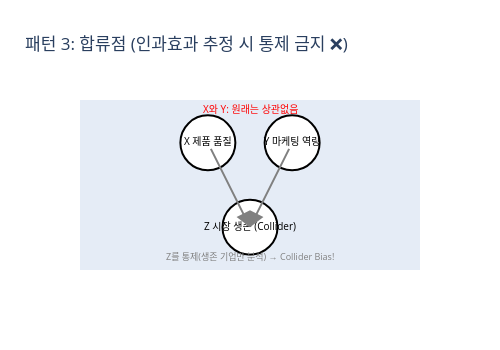

The code cell stored with this chart in its notebook:
### Code cell
# 패턴 3: 충돌변수 (Collider)
fig = draw_dag(
    nodes=[
        {'x': 1, 'y': 3, 'label': 'X\n제품 품질', 'color': 'black'},
        {'x': 3, 'y': 3, 'label': 'Y\n마케팅 역량', 'color': 'black'},
        {'x': 2, 'y': 1, 'label': 'Z\n시장 생존\n(Collider)', 'color': 'black'}
    ],
    edges=[(0, 2), (1, 2)],
    title='패턴 3: 합류점 (인과효과 추정 시 통제 금지 ❌)',
    annotations=[
        dict(x=2, y=3.8, text='X와 Y: 원래는 상관없음',
             showarrow=False, font=dict(size=10, color='red')),
        dict(x=2, y=0.3, text='Z를 통제(생존 기업만 분석) → Collider Bias!',
             showarrow=False, font=dict(size=9, color='gray'))
    ]
)
fig.show()

print("💡 합류점 (충돌변수): X → Z ← Y")
print("  - X와 Y는 원래 상관없음 (제품 품질과 마케팅 역량은 독립적)")
print("  - Z를 같은 조건으로 만들면(시장에 살아남은 기업만 분석) X-Y에 가짜 관계 발생")
print("  - 품질↑ → 살아남음, 마케팅↑ → 살아남음 (둘 중 하나만 있어도 생존 가능)")
print("  - 살아남은 기업 중 품질↑이면? → 마케팅 약해도 살아남은 것 → 마케팅↓처럼 보임")
print("  - 이것이 '생존자 편향(Survivorship Bias)' — Collider Bias의 대표적 사례")
print("  - 주의: 인과효과 추정 시 충돌변수를 통제하면 가짜 관계가 만들어짐!")

### Figure 1 — Plotly figure (JSON) as saved in the notebook; plotly's stock layout.template omitted (floating-point values rounded to 4 significant figures)
{"data": [{"marker": {"color": "white", "line": {"color": "black", "width": 2}, "size": 55}, "mode": "markers+text", "showlegend": false, "text": ["X\n제품 품질"], "textfont": {"color": "black", "size": 10}, "textposition": "middle center", "type": "scatter", "x": [1], "y": [3]}, {"marker": {"color": "white", "line": {"color": "black", "width": 2}, "size": 55}, "mode": "markers+text", "showlegend": false, "text": ["Y\n마케팅 역량"], "textfont": {"color": "black", "size": 10}, "textposition": "middle center", "type": "scatter", "x": [3], "y": [3]}, {"marker": {"color": "white", "line": {"color": "black", "width": 2}, "size": 55}, "mode": "markers+text", "showlegend": false, "text": ["Z\n시장 생존\n(Collider)"], "textfont": {"color": "black", "size": 10}, "textposition": "middle center", "type": "scatter", "x": [2], "y": [1]}], "layout": {"annotations": [{"arrowcolor": "gray", "arrowhead": 2, "arrowsize": 1.5, "arrowwidth": 2, "ax": 1, "axref": "x", "ay": 3, "ayref": "y", "showarrow": true, "x": 2, "xref": "x", "y": 1, "yref": "y"}, {"arrowcolor": "gray", "arrowhead": 2, "arrowsize": 1.5, "arrowwidth": 2, "ax": 3, "axref": "x", "ay": 3, "ayref": "y", "showarrow": true, "x": 2, "xref": "x", "y": 1, "yref": "y"}, {"font": {"color": "red", "size": 10}, "showarrow": false, "text": "X와 Y: 원래는 상관없음", "x": 2, "y": 3.8}, {"font": {"color": "gray", "size": 9}, "showarrow": false, "text": "Z를 통제(생존 기업만 분석) → Collider Bias!", "x": 2, "y": 0.3}], "height": 350, "title": {"text": "패턴 3: 합류점 (인과효과 추정 시 통제 금지 ❌)"}, "width": 500, "xaxis": {"showgrid": false, "showticklabels": false, "zeroline": false}, "yaxis": {"scaleanchor": "x", "showgrid": false, "showticklabels": false, "zeroline": false}}}
